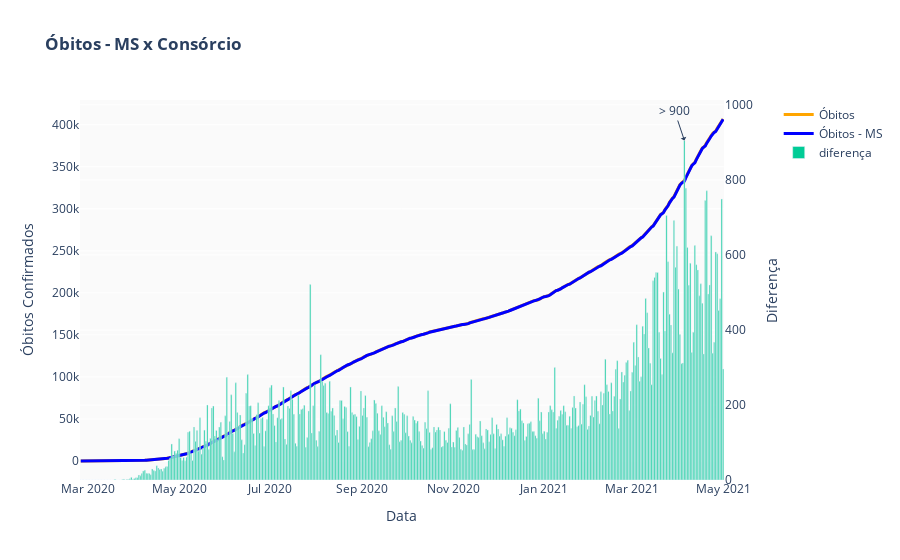

Notebook source saved alongside this figure:
### Code cell
# data_BR.iplot(y=['deaths', 'deathsMS'],
#               x='date',width=2.0,
#               secondary_y='deathsDiff', secondary_y_title='Diferença',
#               xTitle='Data', yTitle='Óbitos', title='Óbitos - MS x Consórcio')

fig = make_subplots(specs=[[{"secondary_y": True}]])
fig.add_trace(
    go.Scatter(
        x = data_BR['date'],
        y = data_BR['deaths'],
        line=dict(width=3, color='orange'),
        name='Óbitos'
    ),
    secondary_y=False,
)
fig.add_trace(
    go.Scatter(
        x = data_BR['date'],
        y = data_BR['deathsMS'],
        line=dict(width=3, color='blue'),
        name='Óbitos - MS'
    ),
    secondary_y=False,
)
fig.add_trace(
    go.Bar(
        x = data_BR['date'],
        y = data_BR['deathsDiff'],
        name='diferença'
    ),
    secondary_y=True,
)

fig.update_layout(
    title='<b>Óbitos - MS x Consórcio</b>',
    hovermode='x unified',
    separators=',.',
    plot_bgcolor='#fafafa'
)

# Anotações
fig.add_annotation(x=data_BR.loc[data_BR['deathsDiff'].idxmax(), 'date'], y=data_BR['deathsDiff'].max(),
            yref='y2',
            text="> "+str(round(data_BR['deathsDiff'].max(),-2)),
            showarrow=True,
            arrowhead=1)

# Set x-axis title
fig.update_xaxes(title_text="Data")

# Set y-axes titles
fig.update_yaxes(title_text="Óbitos Confirmados", secondary_y=False)
fig.update_yaxes(title_text="Diferença", secondary_y=True)

fig.show()
fig.write_html("graficos/obitos_x_consorcio.html")

### Figure 1 — Plotly figure (JSON) as saved in the notebook; plotly's stock layout.template omitted (floating-point values rounded to 4 significant figures; data arrays with more than 128 entries replaced by an {"elided": "..."} marker saying what was removed)
{"data": [{"line": {"color": "orange", "width": 3}, "name": "Óbitos", "type": "scatter", "x": {"elided": "432 str values"}, "xaxis": "x", "y": {"elided": "432 int values"}, "yaxis": "y"}, {"line": {"color": "blue", "width": 3}, "name": "Óbitos - MS", "type": "scatter", "x": {"elided": "432 str values"}, "xaxis": "x", "y": {"elided": "432 int values"}, "yaxis": "y"}, {"name": "diferença", "type": "bar", "x": {"elided": "432 str values"}, "xaxis": "x", "y": {"elided": "432 int values"}, "yaxis": "y2"}], "layout": {"annotations": [{"arrowhead": 1, "showarrow": true, "text": "> 900", "x": "2021-04-05T00:00:00", "y": 905, "yref": "y2"}], "hovermode": "x unified", "plot_bgcolor": "#fafafa", "separators": ",.", "title": {"text": "<b>Óbitos - MS x Consórcio</b>"}, "xaxis": {"anchor": "y", "domain": [0, 0.94], "title": {"text": "Data"}}, "yaxis": {"anchor": "x", "domain": [0, 1], "title": {"text": "Óbitos Confirmados"}}, "yaxis2": {"anchor": "x", "overlaying": "y", "side": "right", "title": {"text": "Diferença"}}}}
